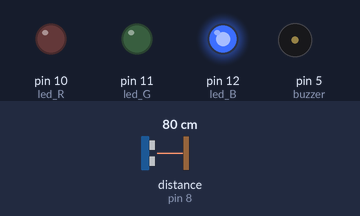
Bench run of a sketch on a simulated Arduino Uno, built with avr-gcc and run on an emulated ATmega328P. On the bench: output pins drawn as LEDs (lit = HIGH), buzzer (waves = sounding). Wiring (inferred from the names in the program): ultrasonic range finder: trigger pin 9; echo pin 8. The test bench sets the inputs (shaded band); at power-on: distance to the obstacle (sensor on pin 8) 80 cm. The echo pulse lasts 58.3 µs per cm; pins used as bus, display or sensor lines are not drawn; what the sketch prints to the serial monitor is not drawn.

Above: at 1.8 s.
1.9 s: distance to the obstacle (sensor on pin 8) set to 23 cm
4.2 s: distance to the obstacle (sensor on pin 8) set to 20 cm
At 6.5 s:
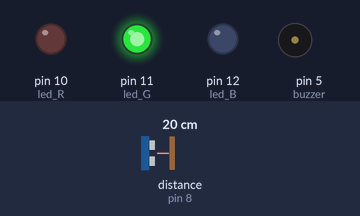
7.5 s: distance to the obstacle (sensor on pin 8) set to 13 cm
10.2 s: distance to the obstacle (sensor on pin 8) set to 10 cm
At 12.23 s:
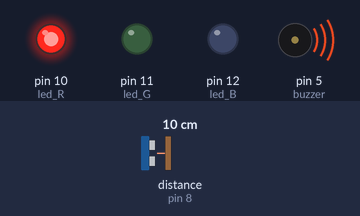
14.3 s: distance to the obstacle (sensor on pin 8) set to 18 cm
At 16.8 s:
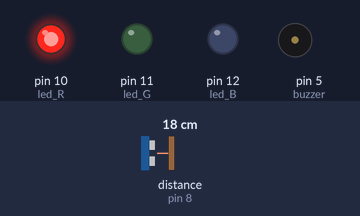
17.8 s: distance to the obstacle (sensor on pin 8) set to 35 cm
At 19.4 s:
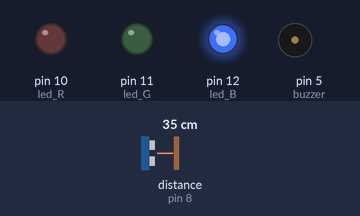
Timing chart, 0 to 20.9 s (numbered marks = the images above; inputs shaded):
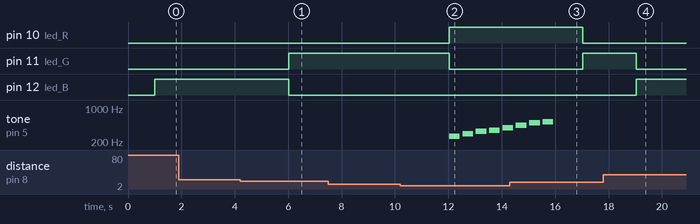

The sketch:

pulse_led_sound.ino
```cpp
#define TRIG 9
#define ECHO 8
int led_R = 10;
int led_G = 11;
int led_B = 12;
int buzzer = 5;

int melody[] = {262, 294, 330, 349, 392, 440, 494, 523};

void setup() {
  Serial.begin(9600);
  pinMode(buzzer, OUTPUT);
  pinMode(TRIG, OUTPUT);
  pinMode(ECHO, INPUT);
  pinMode(led_R, OUTPUT);
  pinMode(led_G, OUTPUT);
  pinMode(led_B, OUTPUT);
}

void loop() {
  long duration, distance;
  digitalWrite(TRIG, LOW);
  delayMicroseconds(2);
  digitalWrite(TRIG, HIGH);
  delayMicroseconds(10);
  digitalWrite(TRIG, LOW);

  duration = pulseIn(ECHO, HIGH);

  distance = duration * 17 / 1000;    //초음파 거리 계산  원래는 340 * duration / 10000 / 2 이나 간단하게 줄임
  Serial.println(duration);
  Serial.print("\nDistance : ");
  Serial.print(distance);
  Serial.print(" Cm");
  delay(1000);

  if(distance <= 10) {            // 물체(사람)과의 거리가 10cm인 경우 빨간 불 점등 및 부저가 melody 배열의 음에 맞춰 울림
    digitalWrite(led_R, HIGH);
    digitalWrite(led_G, LOW);
    digitalWrite(led_B, LOW);
    for(int i = 0; i<8; i++) {
      tone(buzzer, melody[i], 400);
      delay(500);
    }
  } else if(distance <= 20 & distance > 10) {   // 거리가 10~20 사이인 경우 초록 불 점등
    digitalWrite(led_R, LOW);
    digitalWrite(led_G, HIGH);
    digitalWrite(led_B, LOW);
    noTone(5);
  } else {                    // 20cm 이상인 경우 파란 불 점등
    digitalWrite(led_R, LOW);
    digitalWrite(led_G, LOW);
    digitalWrite(led_B, HIGH);
    noTone(5);

  }

}
```

Measured:
- the behaviour switches between 22 and 21 cm on distance to the obstacle (sensor on pin 8) (found by bisection; images 0 and 1)
- the behaviour switches between 12 and 11 cm on distance to the obstacle (sensor on pin 8) (found by bisection; images 1 and 2)
- after the input at 1.9 s, every drawn part: stays the same
- after the input at 4.2 s, pin 11 (led_G): LOW → HIGH after 1.8 s; pin 12 (led_B): HIGH → LOW after 1.8 s
- after the input at 7.5 s, every drawn part: stays the same
- after the input at 10.2 s, pin 10 (led_R): LOW → HIGH after 1.8 s; pin 11 (led_G): HIGH → LOW after 1.8 s; tone on pin 5 (buzzer): plays 262 Hz for 0.40 s, 294 Hz for 0.40 s, 330 Hz for 0.40 s, 349 Hz for 0.40 s, 392 Hz for 0.27 s, starting after 1.8 s
- after the input at 14.3 s, pin 10 (led_R): HIGH → LOW after 2.7 s; pin 11 (led_G): LOW → HIGH after 2.7 s; tone on pin 5 (buzzer): goes on until 15.9 s, then stays silent
- after the input at 17.8 s, pin 11 (led_G): HIGH → LOW after 1.2 s; pin 12 (led_B): LOW → HIGH after 1.2 s
